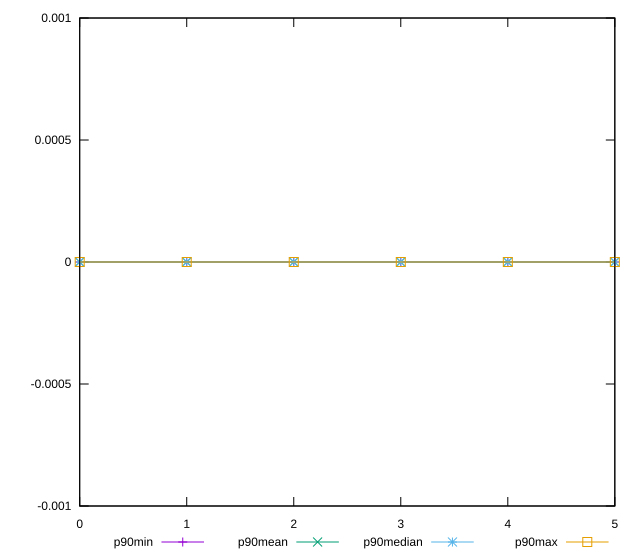

Write gnuplot code to recreate this figure.
reset

$p90Min <<EOF
0 0
1 0
2 0
3 0
4 0
5 0
EOF

$p90Mean <<EOF
0 0
1 0
2 0
3 0
4 0
5 0
EOF

$p90Median <<EOF
0 0
1 0
2 0
3 0
4 0
5 0
EOF

$p90Max <<EOF
0 0
1 0
2 0
3 0
4 0
5 0
EOF

set key outside below
set xrange [0:5]
set yrange [-0.001:0.001]
set trange [-0.001:0.001]
set terminal svg size 640, 560 enhanced background rgb 'white'
set output "reprap/duplicated-javascript/progression/value.svg"

plot $p90Min title "p90min" with linespoints, \
     $p90Mean title "p90mean" with linespoints, \
     $p90Median title "p90median" with linespoints, \
     $p90Max title "p90max" with linespoints

reset
